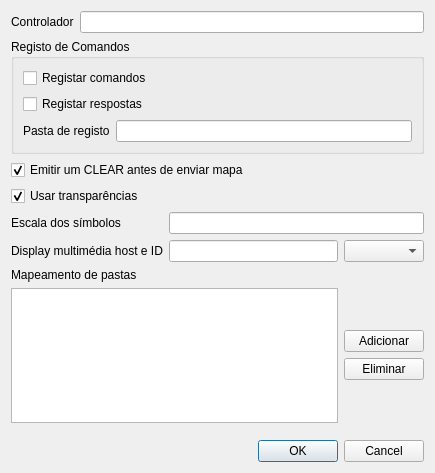
<?xml version="1.0" encoding="UTF-8"?>
<ui version="4.0">
 <class>configDialogBase</class>
 <widget class="QDialog" name="configDialogBase">
  <property name="enabled">
   <bool>true</bool>
  </property>
  <property name="geometry">
   <rect>
    <x>0</x>
    <y>0</y>
    <width>435</width>
    <height>473</height>
   </rect>
  </property>
  <property name="sizePolicy">
   <sizepolicy hsizetype="Preferred" vsizetype="Preferred">
    <horstretch>0</horstretch>
    <verstretch>0</verstretch>
   </sizepolicy>
  </property>
  <property name="minimumSize">
   <size>
    <width>400</width>
    <height>200</height>
   </size>
  </property>
  <property name="windowTitle">
   <string>Enviar comandos</string>
  </property>
  <property name="windowIcon">
   <iconset>
    <normaloff>../../../../../../../../home/alexandre/Dropbox/Trabalho/QGIS/Plugins-QGIS/gison3dmap/icons/cmdConfig.png</normaloff>../../../../../../../../home/alexandre/Dropbox/Trabalho/QGIS/Plugins-QGIS/gison3dmap/icons/cmdConfig.png</iconset>
  </property>
  <property name="sizeGripEnabled">
   <bool>false</bool>
  </property>
  <property name="modal">
   <bool>false</bool>
  </property>
  <layout class="QGridLayout" name="gridLayout">
   <property name="sizeConstraint">
    <enum>QLayout::SetMinimumSize</enum>
   </property>
   <item row="10" column="2">
    <widget class="QPushButton" name="deletePushButton">
     <property name="enabled">
      <bool>true</bool>
     </property>
     <property name="locale">
      <locale language="Portuguese" country="Portugal"/>
     </property>
     <property name="text">
      <string>Eliminar</string>
     </property>
     <property name="autoDefault">
      <bool>true</bool>
     </property>
     <property name="default">
      <bool>false</bool>
     </property>
    </widget>
   </item>
   <item row="1" column="0" colspan="3">
    <widget class="QGroupBox" name="groupBox">
     <property name="sizePolicy">
      <sizepolicy hsizetype="Expanding" vsizetype="Expanding">
       <horstretch>0</horstretch>
       <verstretch>0</verstretch>
      </sizepolicy>
     </property>
     <property name="contextMenuPolicy">
      <enum>Qt::DefaultContextMenu</enum>
     </property>
     <property name="locale">
      <locale language="Portuguese" country="Portugal"/>
     </property>
     <property name="title">
      <string>Registo de Comandos</string>
     </property>
     <property name="flat">
      <bool>false</bool>
     </property>
     <property name="checkable">
      <bool>false</bool>
     </property>
     <layout class="QGridLayout" name="gridLayout_2">
      <item row="2" column="0">
       <widget class="QLabel" name="label_2">
        <property name="locale">
         <locale language="Portuguese" country="Portugal"/>
        </property>
        <property name="text">
         <string>Pasta de registo</string>
        </property>
       </widget>
      </item>
      <item row="2" column="1">
       <widget class="QLineEdit" name="log_path"/>
      </item>
      <item row="0" column="0" colspan="2">
       <widget class="QCheckBox" name="log">
        <property name="locale">
         <locale language="Portuguese" country="Portugal"/>
        </property>
        <property name="text">
         <string>Registar comandos</string>
        </property>
       </widget>
      </item>
      <item row="1" column="0" colspan="2">
       <widget class="QCheckBox" name="log_erros">
        <property name="locale">
         <locale language="Portuguese" country="Portugal"/>
        </property>
        <property name="text">
         <string>Registar respostas</string>
        </property>
       </widget>
      </item>
     </layout>
    </widget>
   </item>
   <item row="6" column="1">
    <widget class="QLineEdit" name="host_multimedia"/>
   </item>
   <item row="2" column="0" colspan="3">
    <widget class="QCheckBox" name="clear_before_draw_map">
     <property name="locale">
      <locale language="Portuguese" country="Portugal"/>
     </property>
     <property name="text">
      <string>Emitir um CLEAR antes de enviar mapa</string>
     </property>
     <property name="checked">
      <bool>true</bool>
     </property>
    </widget>
   </item>
   <item row="6" column="2">
    <widget class="QComboBox" name="display_multimedia"/>
   </item>
   <item row="13" column="0" colspan="3">
    <widget class="QDialogButtonBox" name="button_box">
     <property name="orientation">
      <enum>Qt::Horizontal</enum>
     </property>
     <property name="standardButtons">
      <set>QDialogButtonBox::Cancel|QDialogButtonBox::Ok</set>
     </property>
    </widget>
   </item>
   <item row="4" column="0">
    <widget class="QCheckBox" name="transparencia">
     <property name="locale">
      <locale language="Portuguese" country="Portugal"/>
     </property>
     <property name="text">
      <string>Usar transparências</string>
     </property>
     <property name="checked">
      <bool>true</bool>
     </property>
    </widget>
   </item>
   <item row="6" column="0">
    <widget class="QLabel" name="label_4">
     <property name="locale">
      <locale language="Portuguese" country="Portugal"/>
     </property>
     <property name="text">
      <string>Display multimédia host e ID</string>
     </property>
    </widget>
   </item>
   <item row="5" column="0">
    <widget class="QLabel" name="label_3">
     <property name="locale">
      <locale language="Portuguese" country="Portugal"/>
     </property>
     <property name="text">
      <string>Escala dos símbolos</string>
     </property>
    </widget>
   </item>
   <item row="0" column="0" colspan="3">
    <layout class="QHBoxLayout" name="horizontalLayout">
     <item>
      <widget class="QLabel" name="label">
       <property name="sizePolicy">
        <sizepolicy hsizetype="Preferred" vsizetype="Fixed">
         <horstretch>0</horstretch>
         <verstretch>0</verstretch>
        </sizepolicy>
       </property>
       <property name="locale">
        <locale language="Portuguese" country="Portugal"/>
       </property>
       <property name="text">
        <string>Controlador</string>
       </property>
      </widget>
     </item>
     <item>
      <widget class="QLineEdit" name="controller"/>
     </item>
    </layout>
   </item>
   <item row="5" column="1" colspan="2">
    <widget class="QLineEdit" name="symbol_scale">
     <property name="alignment">
      <set>Qt::AlignRight|Qt::AlignTrailing|Qt::AlignVCenter</set>
     </property>
    </widget>
   </item>
   <item row="7" column="0" colspan="3">
    <widget class="QLabel" name="label_5">
     <property name="locale">
      <locale language="Portuguese" country="Portugal"/>
     </property>
     <property name="text">
      <string>Mapeamento de pastas</string>
     </property>
    </widget>
   </item>
   <item row="12" column="2">
    <spacer name="verticalSpacer">
     <property name="orientation">
      <enum>Qt::Vertical</enum>
     </property>
     <property name="sizeHint" stdset="0">
      <size>
       <width>20</width>
       <height>40</height>
      </size>
     </property>
    </spacer>
   </item>
   <item row="9" column="2">
    <widget class="QPushButton" name="addPushButton">
     <property name="locale">
      <locale language="Portuguese" country="Portugal"/>
     </property>
     <property name="text">
      <string>Adicionar</string>
     </property>
    </widget>
   </item>
   <item row="8" column="0" rowspan="4" colspan="2">
    <widget class="QTableView" name="filemap_tv">
     <property name="minimumSize">
      <size>
       <width>0</width>
       <height>100</height>
      </size>
     </property>
     <property name="selectionMode">
      <enum>QAbstractItemView::SingleSelection</enum>
     </property>
     <property name="selectionBehavior">
      <enum>QAbstractItemView::SelectRows</enum>
     </property>
     <property name="sortingEnabled">
      <bool>true</bool>
     </property>
    </widget>
   </item>
  </layout>
 </widget>
 <resources/>
 <connections>
  <connection>
   <sender>button_box</sender>
   <signal>accepted()</signal>
   <receiver>configDialogBase</receiver>
   <slot>accept()</slot>
   <hints>
    <hint type="sourcelabel">
     <x>20</x>
     <y>20</y>
    </hint>
    <hint type="destinationlabel">
     <x>20</x>
     <y>20</y>
    </hint>
   </hints>
  </connection>
  <connection>
   <sender>button_box</sender>
   <signal>rejected()</signal>
   <receiver>configDialogBase</receiver>
   <slot>reject()</slot>
   <hints>
    <hint type="sourcelabel">
     <x>20</x>
     <y>20</y>
    </hint>
    <hint type="destinationlabel">
     <x>20</x>
     <y>20</y>
    </hint>
   </hints>
  </connection>
 </connections>
</ui>
